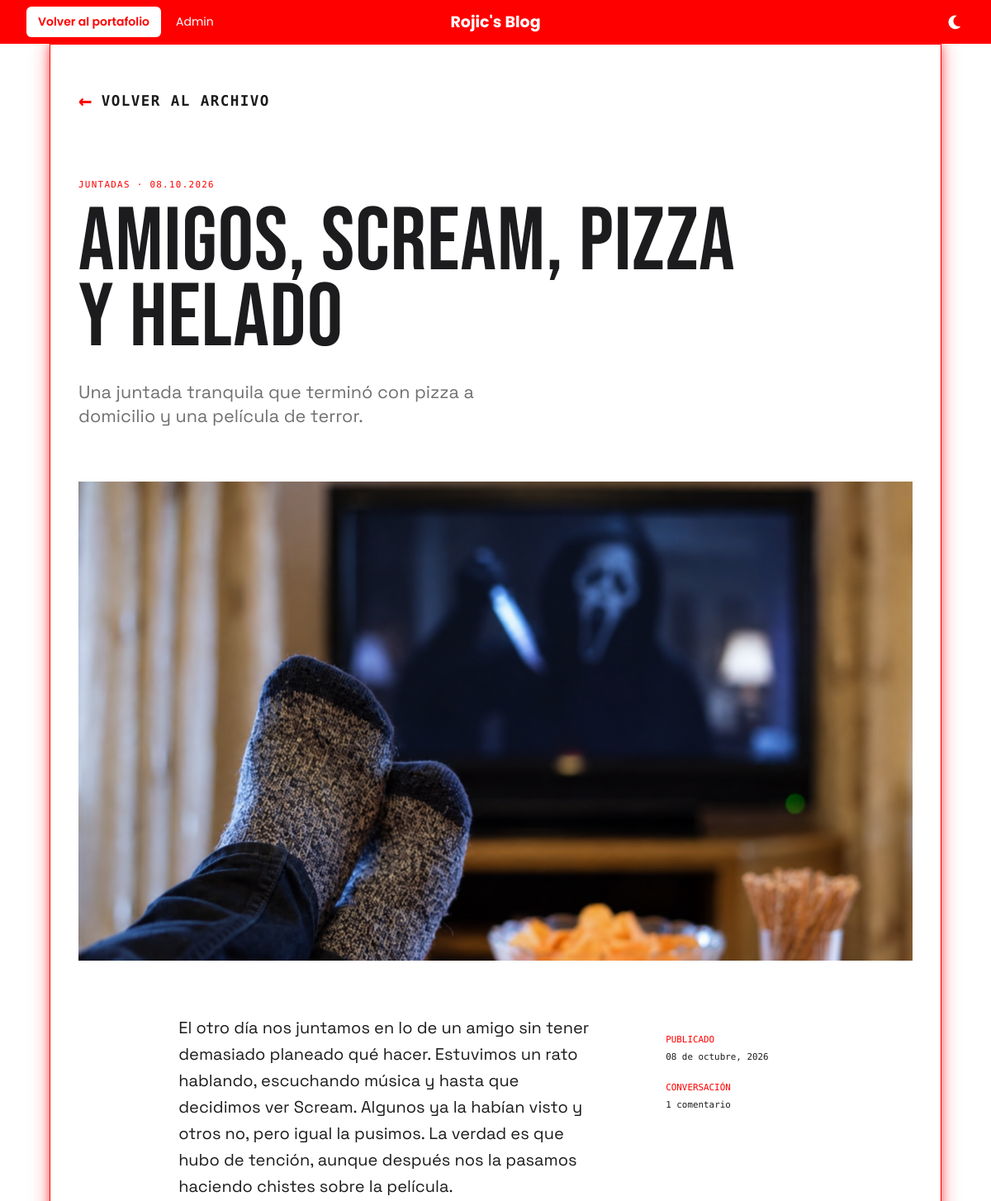
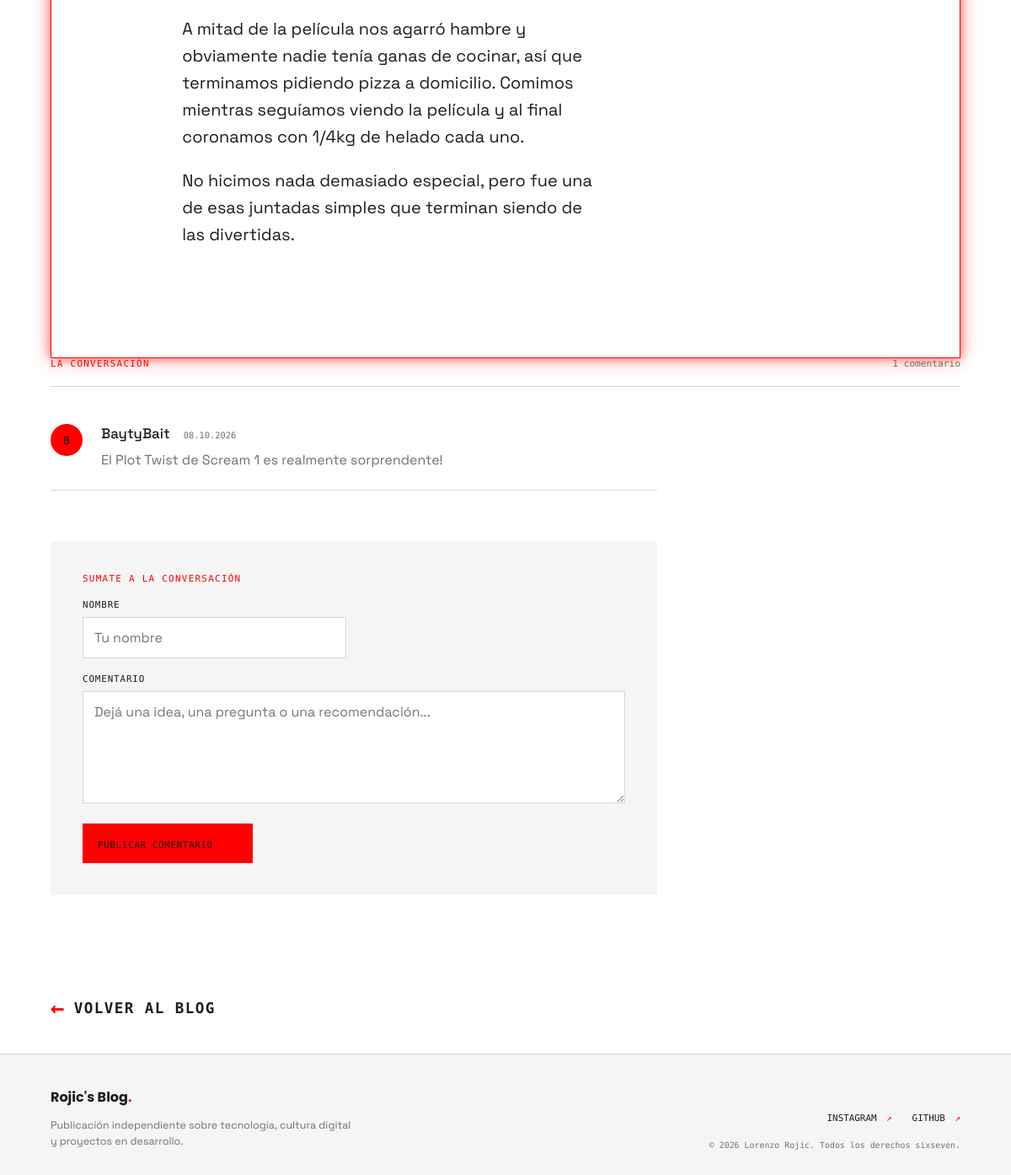
The page /blog/entrada/amigos-scream-pizza-y-helado/ on the database its author committed (2 pictures, top to bottom).
### blog/models.py (models this page shows, shortened)
class Post(models.Model):
    title = models.CharField("título", max_length=180)
    slug = models.SlugField("slug", unique=True, blank=True)
    excerpt = models.TextField("bajada", max_length=300)
    content = models.TextField("contenido")
    cover = models.ImageField("imagen de portada", upload_to="posts/", blank=True, null=True)
    category = models.CharField("categoría", max_length=80, default="Ideas")
    published_at = models.DateTimeField("fecha de publicación", auto_now_add=True)
    updated_at = models.DateTimeField("última edición", auto_now=True)
    class Meta:
        ordering = ["-published_at"]
        verbose_name = "entrada"
        verbose_name_plural = "entradas"

class Comment(models.Model):
    post = models.ForeignKey(Post, on_delete=models.CASCADE, related_name="comments", verbose_name="entrada")
    name = models.CharField("nombre", max_length=80)
    email = models.EmailField("email", blank=True)
    body = models.TextField("comentario", max_length=600)
    created_at = models.DateTimeField("fecha", auto_now_add=True)
    class Meta:
        ordering = ["created_at"]
        verbose_name = "comentario"
        verbose_name_plural = "comentarios"

### blog/views.py (the view)
# urls.py: path("entrada/<slug:slug>/", views.post_detail, name="post_detail"),
def post_detail(request, slug):
    post = get_object_or_404(Post, slug=slug)
    comments = post.comments.all()
    form = CommentForm(request.POST or None)
    if request.method == "POST" and form.is_valid():
        comment = form.save(commit=False)
        comment.post = post
        comment.save()
        messages.success(request, "Tu comentario ya está publicado. Gracias por compartir.")
        return redirect(post.get_absolute_url())
    return render(request, "blog/post_detail.html", {"post": post, "comments": comments, "form": form})

### blog/forms.py
class CommentForm(forms.ModelForm):
    class Meta:
        model = Comment
        fields = ["name", "body"]
        widgets = {
            "name": forms.TextInput(attrs={"placeholder": "Tu nombre"}),
            "body": forms.Textarea(
                attrs={
                    "placeholder": "Dejá una idea, una pregunta o una recomendación...",
                    "rows": 5,
                }
            ),
        }

### templates/blog/post_detail.html (shortened to what this page needs)
{% extends "base.html" %}
{% block content %}
<article class="post-detail wrap">
    <a class="back-link" href="{% url 'post_list' %}">
        <span aria-hidden="true">←</span> Volver al archivo
    </a>
    <header class="detail-header">
        <p class="eyebrow">{{ post.category }} · {{ post.published_at|date:"d.m.Y" }}</p>
        <h1>{{ post.title }}</h1>
        <p class="detail-excerpt">{{ post.excerpt }}</p>
    </header>
    {% if post.cover %}
        <img class="detail-cover" src="{{ post.cover.url }}" alt="{{ post.title }}">
    {% endif %}
    <div class="detail-layout">
        <div class="post-content">{{ post.content|linebreaks }}</div>
        <aside class="post-meta">
            <span>Publicado</span>
            <strong>{{ post.published_at|date:"d \d\e F, Y" }}</strong>
            <span>Conversación</span>
            <strong>{{ comments|length }} comentario{{ comments|length|pluralize:"s" }}</strong>
        </aside>
    </div>
</article>
<section class="conversation wrap">
    <div class="section-heading">
        <p class="eyebrow">La conversación</p>
        <span>{{ comments|length }} comentario{{ comments|length|pluralize:"s" }}</span>
    </div>
    <div class="comments-list">
        {% for comment in comments %}
            <div class="comment">
                <div class="comment-avatar">{{ comment.name|first|upper }}</div>
                <div>
                    <strong>{{ comment.name }}</strong>
                    <time>{{ comment.created_at|date:"d.m.Y" }}</time>
                    <p>{{ comment.body|linebreaksbr }}</p>
                </div>
            </div>
        {% empty %}
            <p class="muted">Sé la primera persona en dejar una idea sobre esta entrada.</p>
        {% endfor %}
    </div>
    <form class="comment-form" method="post">
        <p class="eyebrow">Sumate a la conversación</p>
        <div class="form-row">
            {% for field in form %}
                <label>
                    {{ field.label }}
                    {{ field }}
                </label>
            {% endfor %}
        </div>
        <button type="submit">Publicar comentario <span>↗</span></button>
    </form>
</section>
<div class="wrap post-detail-footer">
    <a class="back-link" href="{% url 'post_list' %}">
        <span aria-hidden="true">←</span> Volver al blog
    </a>
</div>
{% endblock %}

### static/css/site.css (style rules this page uses)
:root { --rojo-electrico: #ff0000; --negro: #1c1c1e; --negro-secundario: #f5f5f5; --amarillo-chillon: #ff0000; --grid: #d6d6d6; --blanco: #1c1c1e; --gris: #707070; --fondo: #ffffff; --campo: #ffffff; --display: "Bebas Neue", Impact, sans-serif; --body: "Space Grotesk", Arial, sans-serif; --mono: "Space Mono", monospace; }
* { box-sizing: border-box; }
body { margin: 0; color: var(--blanco); background: var(--fondo); font-family: var(--body); transition: background .3s, color .3s; }
a { color: inherit; text-decoration: none; }
.wrap { width: min(1120px, 90vw); margin-inline: auto; }
.eyebrow { margin: 0 0 18px; color: var(--rojo-electrico); font: 500 .68rem var(--mono); letter-spacing: .12em; text-transform: uppercase; }
h1, h2, h3, p { margin-top: 0; }
.featured-image img, .card-image img, .detail-cover { width: 100%; height: 100%; object-fit: cover; display: block; }
.section-heading { display: flex; align-items: center; justify-content: space-between; padding-bottom: 20px; border-bottom: 1px solid var(--grid); }
.section-heading .eyebrow { margin: 0; }
.section-heading > span { color: var(--gris); font: .7rem var(--mono); }
.post-detail { padding: 54px 34px 110px; border: 1px solid var(--rojo-electrico); box-shadow: 0 0 12px rgba(255, 0, 0, .55), 0 0 24px rgba(255, 0, 0, .3); }
.back-link { display: inline-flex; align-items: center; gap: 10px; margin-bottom: 82px; color: var(--blanco); font: 600 1.1rem var(--mono); text-transform: uppercase; letter-spacing: .08em; }
.back-link span { color: var(--rojo-electrico); font-size: 1.7rem; line-height: 1; }
.post-detail-footer { padding-bottom: 40px; }
.post-detail-footer .back-link { margin-bottom: 0; }
.detail-header { max-width: 800px; }
.detail-header h1 { margin-bottom: 28px; font-family: var(--display); font-size: clamp(4rem, 9vw, 8rem); font-weight: 400; line-height: .85; letter-spacing: .01em; text-transform: uppercase; }
.detail-excerpt { max-width: 560px; color: var(--gris); font-size: 1.35rem; line-height: 1.35; }
.detail-cover { max-height: 580px; margin: 65px 0; }
.detail-layout { display: grid; grid-template-columns: minmax(0, 1fr) 230px; gap: 90px; max-width: 820px; margin-left: 12%; }
.post-content { font-size: 1.25rem; line-height: 1.6; }
.post-meta { display: flex; flex-direction: column; gap: 8px; align-self: start; padding-top: 8px; font: .68rem var(--mono); }
.post-meta span { margin-top: 16px; color: var(--amarillo-chillon); text-transform: uppercase; }
.post-meta strong { font-weight: 400; }
.conversation { padding-bottom: 120px; }
.comments-list { max-width: 720px; padding: 20px 0 60px; }
.comment { display: grid; grid-template-columns: 42px 1fr; gap: 18px; padding: 24px 0; border-bottom: 1px solid var(--grid); }
.comment-avatar { display: grid; place-items: center; width: 38px; height: 38px; color: var(--negro); background: var(--rojo-electrico); border-radius: 50%; font: .8rem var(--mono); }
.comment strong { margin-right: 12px; font-size: 1.05rem; font-weight: 500; }
.comment time { color: var(--gris); font: .65rem var(--mono); }
.comment p { margin: 10px 0 0; color: var(--gris); line-height: 1.4; }
.comment-form { max-width: 720px; padding: 38px; background: var(--negro-secundario); }
.form-row { display: grid; grid-template-columns: 1fr 1fr; gap: 18px; }
.form-row label:last-child { grid-column: 1 / -1; }
.form-row label { display: flex; flex-direction: column; gap: 8px; font: .68rem var(--mono); text-transform: uppercase; letter-spacing: .08em; }
input, textarea { width: 100%; border: 1px solid var(--grid); padding: 13px; color: var(--blanco); background: var(--campo); font: 1rem var(--body); resize: vertical; }
button { margin-top: 24px; border: 0; padding: 14px 18px; color: var(--negro); background: var(--amarillo-chillon); cursor: pointer; font: .68rem var(--mono); letter-spacing: .06em; text-transform: uppercase; }
button span { margin-left: 12px; color: var(--rojo-electrico); font-size: 1rem; }

### rows shown on the page
Post: category "JUNTADAS", published_at "08.10.2026", title "AMIGOS, SCREAM, PIZZA Y HELADO", excerpt "Una juntada tranquila que terminó con pizza a domicilio y una película de terror.", cover (picture), content "El otro día nos juntamos en lo de un amigo sin tener demasiado planeado qué hacer. Estuvimos un rato hablando, escuchando música y hasta que decidimos ver Scream. Algunos ya la habían visto y otros no, pero igual la pusimos. La verdad es que hubo de tención, aunque después nos la pasamos haciendo chistes sobre la película. A mitad de la película nos agarró hambre y obviamente nadie tenía ganas de cocinar, así que terminamos pidiendo pizza a domicilio. Comimos mientras seguíamos viendo la película y al final coronamos con 1/4kg de helado cada uno. No hicimos nada demasiado especial, pero fue una de esas juntadas simples que terminan siendo de las divertidas.", published_at "08 de octubre, 2026"
Comment: name|first "B", name "BaytyBait", created_at "08.10.2026", body "El Plot Twist de Scream 1 es realmente sorprendente!"

### other values the page prints
{{ comments|length }} "1"
{{ field.label }} "NOMBRE" "COMENTARIO"
